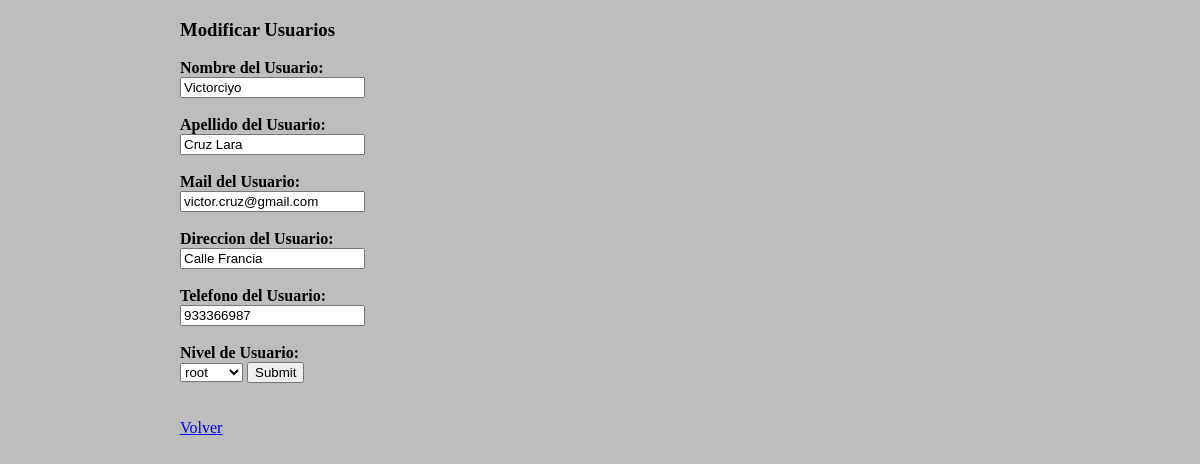
The page /modificarUsuarios.php?id_usuario=1 (signed in) on the database as committed earlier.
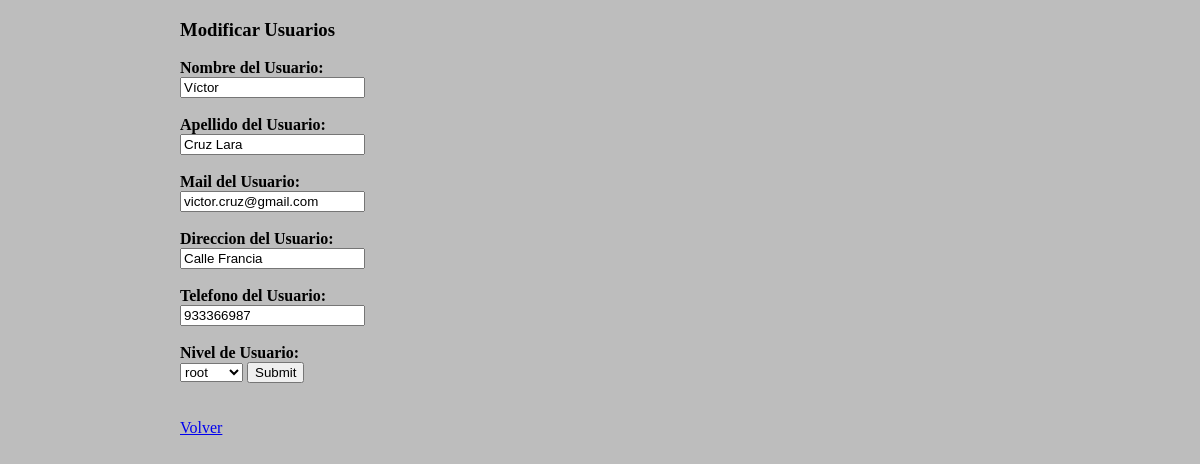
The same page on the database as committed later.
### tables this page shows
CREATE TABLE IF NOT EXISTS `usuario` (
`id_usuario` int(11) NOT NULL,
  `password` varchar(50) DEFAULT NULL,
  `nombre_usuario` varchar(20) DEFAULT NULL,
  `apellidos_usuario` varchar(40) DEFAULT NULL,
  `mail_usuario` varchar(50) DEFAULT NULL,
  `direccion_usuario` varchar(60) DEFAULT NULL,
  `telefono_usuario` varchar(9) DEFAULT NULL,
  `nivel_usuario` int(11) DEFAULT NULL
);

### modificarUsuarios.php (the view, shortened to what this page needs)
<?php
  	include("conexion.php");
  	$sql="SELECT * FROM usuario WHERE id_usuario = '$_REQUEST[id_usuario]'";
	$datos = mysqli_query($con, $sql);
	$prod=mysqli_fetch_array($datos);
?>
<!DOCTYPE html>
<html>
	<head>
		<link rel="stylesheet" type="text/css" href="style.css">
	</head>
	<body>
			<article>
				<h3>Modificar Usuarios</h3>
			</article>
			<article id = "Contactform">
				<form name="formModUsuarios" action="modificarUsuarios.proc.php" method="get">
					<strong>Nombre del Usuario:</strong><br/>
					<input type="text" name="nomUsuario" size="20" maxlength="25" value="<?php echo utf8_encode("$prod[nombre_usuario]"); ?>"required/><br/><br/>
					<strong>Apellido del Usuario:</strong><br/>
					<input type="text" name="apellidoUsuario" size="20" maxlength="25" value="<?php echo utf8_encode("$prod[apellidos_usuario]"); ?>"/><br/><br/>
					<strong>Mail del Usuario:</strong><br/>
					<input type="text" name="mailUsuario" size="20" maxlength="25" value="<?php echo $prod['mail_usuario']; ?>"/><br/><br/>
					<strong>Direccion del Usuario:</strong><br/>
					<input type="text" name="direccionUsuario" size="20" maxlength="25" value="<?php echo $prod['direccion_usuario']; ?>"/><br/><br/>
					<strong>Telefono del Usuario:</strong><br/>
					<input type="text" name="telefonoUsuario" size="20" maxlength="25" value="<?php echo $prod['telefono_usuario']; ?>"/><br/><br/>
					<strong>Nivel de Usuario:</strong><br/>
					<select name="nivelusuario">
							<?php
							$con = mysqli_connect('localhost', 'root', 'DAW22015', 'bd_mycontacts');
							$sql = mysqli_query($con, "SELECT * FROM nivel, usuario WHERE `usuario`.`id_usuario` = '$_SESSION[id]' AND `usuario`.`mail_usuario` = '$_SESSION[mail]'");
							while($dato=mysqli_fetch_array($sql)) {
							echo "<option value=\"$dato[id_nivel]\">$dato[nombre_nivel]</option>";
							}
							?>
					</select>
					<input id="botonFormModContacto" type="submit" value="Submit">
				</form>
			</article>
		<br/><br/>
		<article>
			<a font color= "black" href="administrarusuarios.php">Volver</a>
		</article>
	</body>
</html>

Rows that differ between the two databases and show on the page:
changed usuario "Cruz Lara": nomUsuario "Victorciyo" → "Víctor"
